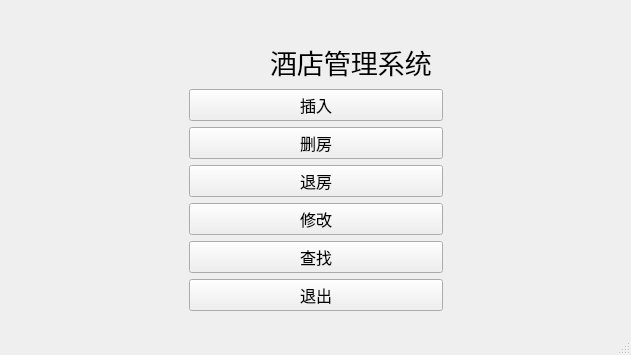
<?xml version="1.0" encoding="UTF-8"?>
<ui version="4.0">
 <class>HotelManagementClass</class>
 <widget class="QMainWindow" name="HotelManagementClass">
  <property name="geometry">
   <rect>
    <x>0</x>
    <y>0</y>
    <width>631</width>
    <height>355</height>
   </rect>
  </property>
  <property name="minimumSize">
   <size>
    <width>631</width>
    <height>355</height>
   </size>
  </property>
  <property name="windowTitle">
   <string>HotelManagement</string>
  </property>
  <widget class="QWidget" name="centralWidget">
   <layout class="QGridLayout" name="gridLayout">
    <item row="1" column="0">
     <spacer name="leftSpacer">
      <property name="orientation">
       <enum>Qt::Horizontal</enum>
      </property>
      <property name="sizeHint" stdset="0">
       <size>
        <width>40</width>
        <height>20</height>
       </size>
      </property>
     </spacer>
    </item>
    <item row="1" column="2">
     <spacer name="rightSpacer">
      <property name="orientation">
       <enum>Qt::Horizontal</enum>
      </property>
      <property name="sizeHint" stdset="0">
       <size>
        <width>40</width>
        <height>20</height>
       </size>
      </property>
     </spacer>
    </item>
    <item row="0" column="1">
     <spacer name="upSpacer">
      <property name="orientation">
       <enum>Qt::Vertical</enum>
      </property>
      <property name="sizeHint" stdset="0">
       <size>
        <width>20</width>
        <height>40</height>
       </size>
      </property>
     </spacer>
    </item>
    <item row="1" column="1">
     <widget class="QWidget" name="centralPanel" native="true">
      <property name="minimumSize">
       <size>
        <width>0</width>
        <height>255</height>
       </size>
      </property>
      <layout class="QVBoxLayout" name="verticalLayout">
       <item>
        <widget class="QWidget" name="labelPanel" native="true">
         <property name="minimumSize">
          <size>
           <width>0</width>
           <height>80</height>
          </size>
         </property>
         <layout class="QHBoxLayout" name="horizontalLayout">
          <item>
           <widget class="QLabel" name="picturePanel">
            <property name="minimumSize">
             <size>
              <width>64</width>
              <height>64</height>
             </size>
            </property>
            <property name="maximumSize">
             <size>
              <width>64</width>
              <height>64</height>
             </size>
            </property>
            <property name="text">
             <string/>
            </property>
            <property name="pixmap">
             <pixmap resource="Hotel_Managing_System.qrc">:/HotelManagingSystem/Hotel Managing System Window Icon.ico</pixmap>
            </property>
            <property name="scaledContents">
             <bool>true</bool>
            </property>
           </widget>
          </item>
          <item>
           <widget class="QLabel" name="titleLabel">
            <property name="font">
             <font>
              <family>宋体</family>
              <pointsize>20</pointsize>
              <bold>false</bold>
             </font>
            </property>
            <property name="text">
             <string>酒店管理系统</string>
            </property>
           </widget>
          </item>
         </layout>
        </widget>
       </item>
       <item>
        <spacer name="centralSpacer">
         <property name="orientation">
          <enum>Qt::Vertical</enum>
         </property>
         <property name="sizeHint" stdset="0">
          <size>
           <width>20</width>
           <height>40</height>
          </size>
         </property>
        </spacer>
       </item>
       <item>
        <widget class="QPushButton" name="insertButton">
         <property name="font">
          <font>
           <family>宋体</family>
           <pointsize>12</pointsize>
          </font>
         </property>
         <property name="text">
          <string>插入</string>
         </property>
        </widget>
       </item>
       <item>
        <widget class="QPushButton" name="deleteRoomButton">
         <property name="font">
          <font>
           <family>宋体</family>
           <pointsize>12</pointsize>
          </font>
         </property>
         <property name="text">
          <string>删房</string>
         </property>
        </widget>
       </item>
       <item>
        <widget class="QPushButton" name="checkOutButton">
         <property name="font">
          <font>
           <family>宋体</family>
           <pointsize>12</pointsize>
          </font>
         </property>
         <property name="text">
          <string>退房</string>
         </property>
        </widget>
       </item>
       <item>
        <widget class="QPushButton" name="modifyButton">
         <property name="font">
          <font>
           <family>宋体</family>
           <pointsize>12</pointsize>
          </font>
         </property>
         <property name="text">
          <string>修改</string>
         </property>
        </widget>
       </item>
       <item>
        <widget class="QPushButton" name="searchButton">
         <property name="font">
          <font>
           <family>宋体</family>
           <pointsize>12</pointsize>
          </font>
         </property>
         <property name="text">
          <string>查找</string>
         </property>
        </widget>
       </item>
       <item>
        <widget class="QPushButton" name="exitButton">
         <property name="font">
          <font>
           <family>宋体</family>
           <pointsize>12</pointsize>
          </font>
         </property>
         <property name="text">
          <string>退出</string>
         </property>
        </widget>
       </item>
      </layout>
     </widget>
    </item>
    <item row="2" column="1">
     <spacer name="downSpacer">
      <property name="orientation">
       <enum>Qt::Vertical</enum>
      </property>
      <property name="sizeHint" stdset="0">
       <size>
        <width>20</width>
        <height>40</height>
       </size>
      </property>
     </spacer>
    </item>
   </layout>
  </widget>
  <widget class="QMenuBar" name="menuBar">
   <property name="geometry">
    <rect>
     <x>0</x>
     <y>0</y>
     <width>631</width>
     <height>22</height>
    </rect>
   </property>
  </widget>
  <widget class="QStatusBar" name="statusBar"/>
 </widget>
 <layoutdefault spacing="6" margin="11"/>
 <resources>
  <include location="Hotel_Managing_System.qrc"/>
 </resources>
 <connections>
  <connection>
   <sender>exitButton</sender>
   <signal>clicked()</signal>
   <receiver>HotelManagementClass</receiver>
   <slot>close()</slot>
   <hints>
    <hint type="sourcelabel">
     <x>287</x>
     <y>287</y>
    </hint>
    <hint type="destinationlabel">
     <x>299</x>
     <y>199</y>
    </hint>
   </hints>
  </connection>
 </connections>
</ui>
